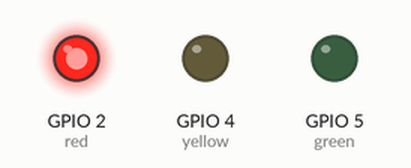
The program below on a simulated ESP32 board running MicroPython. On the bench: output pins drawn as LEDs (lit = HIGH). Wiring (from the project's diagram.json): red LED on GPIO 2, yellow LED on GPIO 4, green LED on GPIO 5.

Above: at 1.5 s.
At 3.5 s:
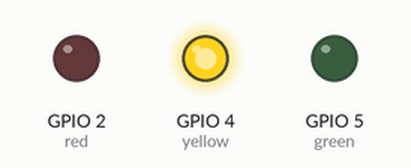
At 5.5 s:
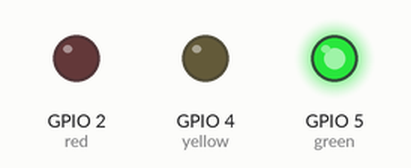
Timing chart, 0 to 10.4 s (numbered marks = the images above):
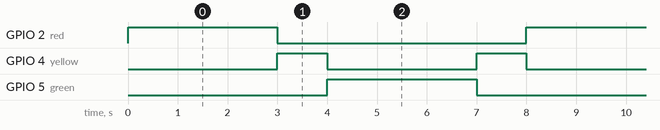

The program:

main.py
```python
from machine import Pin
from time import sleep

red = Pin(2, Pin.OUT)
yellow = Pin(4, Pin.OUT)
green = Pin(5, Pin.OUT)

# Reset all LEDs
red.off()
yellow.off()
green.off()

while True:
    red.on()
    yellow.off()
    green.off()
    sleep(3)

    red.off()
    yellow.on()
    green.off()
    sleep(1)

    red.off()
    yellow.off()
    green.on()
    sleep(3)

    green.off()
    yellow.on()
    sleep(1)

    yellow.off()
```

Measured:
- by itself, GPIO 2 (red), GPIO 5 (green): alternates HIGH for 3.0 s and LOW for 5.0 s
- by itself, GPIO 4 (yellow): alternates HIGH for 1.0 s and LOW for 3.0 s
- by itself, everything shown: repeats every 8.0 s, in 4 steps
